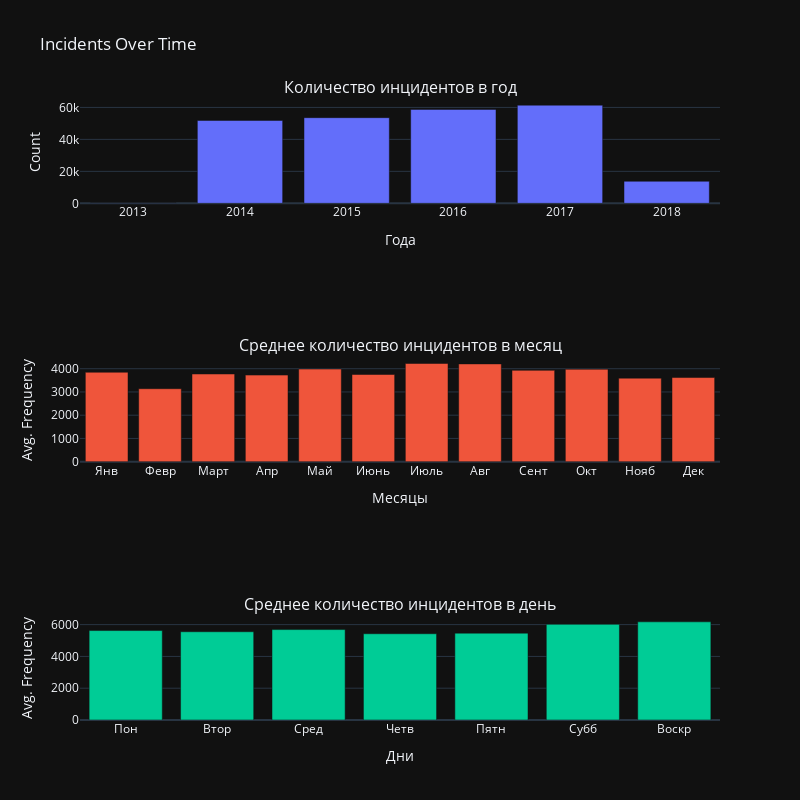

Notebook code for this chart:
### Code cell
gun_violence_df['date'] = pd.to_datetime(gun_violence_df['date'])
gun_violence_filtered = gun_violence_df.assign(year=gun_violence_df['date'].map(lambda dates: dates.year))
gun_violence_filtered = gun_violence_filtered.assign(month=gun_violence_filtered['date'].map(lambda dates: dates.month))
gun_violence_filtered = gun_violence_filtered.assign(
    day=gun_violence_filtered['date'].map(lambda dates: dates.weekday()))

y_yrs = gun_violence_filtered.groupby('year')['incident_id'].count().values
x_yrs = gun_violence_filtered.groupby('year')['incident_id'].count().index.values

y_months = gun_violence_filtered.groupby(by=['year', 'month']).agg('count').groupby('month')[
    'incident_id'].mean().values

x_months = ['Янв', 'Февр', 'Март', 'Апр', 'Май', 'Июнь', 'Июль', 'Авг', 'Сент', 'Окт', 'Нояб', 'Дек']

y_days = gun_violence_filtered.groupby(['year', 'day']).agg('count').groupby('day')['incident_id'].mean().values

x_days = ['Пон', 'Втор', 'Сред', 'Четв', 'Пятн', 'Субб', 'Воскр']

trace1 = go.Bar(
    x=x_yrs,
    y=y_yrs
)
trace2 = go.Bar(
    x=x_months,
    y=y_months,
    xaxis='x2',
    yaxis='y2'
)
trace3 = go.Bar(
    x=x_days,
    y=y_days,
    xaxis='x3',
    yaxis='y3'
)

data = [trace1, trace2, trace3]
fig = plotly.tools.make_subplots(rows=3, cols=1, specs=[[{}], [{}], [{}]], vertical_spacing=0.25,
                                 subplot_titles=('Количество инцидентов в год',
                                                 'Среднее количество инцидентов в месяц',
                                                 'Среднее количество инцидентов в день'))

fig.append_trace(trace1, 1, 1)
fig.append_trace(trace2, 2, 1)
fig.append_trace(trace3, 3, 1)

fig['layout']['xaxis1'].update(title='Года')
fig['layout']['xaxis2'].update(title='Месяцы')
fig['layout']['xaxis3'].update(title='Дни')

fig['layout']['yaxis1'].update(title='Count')
fig['layout']['yaxis2'].update(title='Avg. Frequency')
fig['layout']['yaxis3'].update(title='Avg. Frequency')

fig['layout'].update(showlegend=False, height=800, width=800, title='Incidents Over Time')
iplot(fig)

### Figure 1 — Plotly figure (JSON) as saved in the notebook; plotly's stock layout.template omitted (floating-point values rounded to 4 significant figures)
{"data": [{"x": [2013, 2014, 2015, 2016, 2017, 2018], "xaxis": "x", "y": [278, 51854, 53579, 58763, 61401, 13802], "yaxis": "y", "type": "bar"}, {"x": ["Янв", "Февр", "Март", "Апр", "Май", "Июнь", "Июль", "Авг", "Сент", "Окт", "Нояб", "Дек"], "xaxis": "x2", "y": [3848.0, 3140.0, 3773.0, 3726.0, 3986.0, 3751.0, 4225.0, 4208.0, 3931.0, 3978.0, 3595.0, 3621.0], "yaxis": "y2", "type": "bar"}, {"x": ["Пон", "Втор", "Сред", "Четв", "Пятн", "Субб", "Воскр"], "xaxis": "x3", "y": [5627.0, 5551.0, 5688.0, 5427.0, 5462.0, 6016.0, 6175.0], "yaxis": "y3", "type": "bar"}], "layout": {"annotations": [{"font": {"size": 16}, "showarrow": false, "text": "Количество инцидентов в год", "x": 0.5, "xanchor": "center", "xref": "paper", "y": 1.0, "yanchor": "bottom", "yref": "paper"}, {"font": {"size": 16}, "showarrow": false, "text": "Среднее количество инцидентов в месяц", "x": 0.5, "xanchor": "center", "xref": "paper", "y": 0.5833, "yanchor": "bottom", "yref": "paper"}, {"font": {"size": 16}, "showarrow": false, "text": "Среднее количество инцидентов в день", "x": 0.5, "xanchor": "center", "xref": "paper", "y": 0.1667, "yanchor": "bottom", "yref": "paper"}], "height": 800, "showlegend": false, "title": {"text": "Incidents Over Time"}, "width": 800, "xaxis": {"anchor": "y", "domain": [0.0, 1.0], "title": {"text": "Года"}}, "yaxis": {"anchor": "x", "domain": [0.8333, 1.0], "title": {"text": "Count"}}, "xaxis2": {"anchor": "y2", "domain": [0.0, 1.0], "title": {"text": "Месяцы"}}, "yaxis2": {"anchor": "x2", "domain": [0.4167, 0.5833], "title": {"text": "Avg. Frequency"}}, "xaxis3": {"anchor": "y3", "domain": [0.0, 1.0], "title": {"text": "Дни"}}, "yaxis3": {"anchor": "x3", "domain": [0.0, 0.1667], "title": {"text": "Avg. Frequency"}}}}
